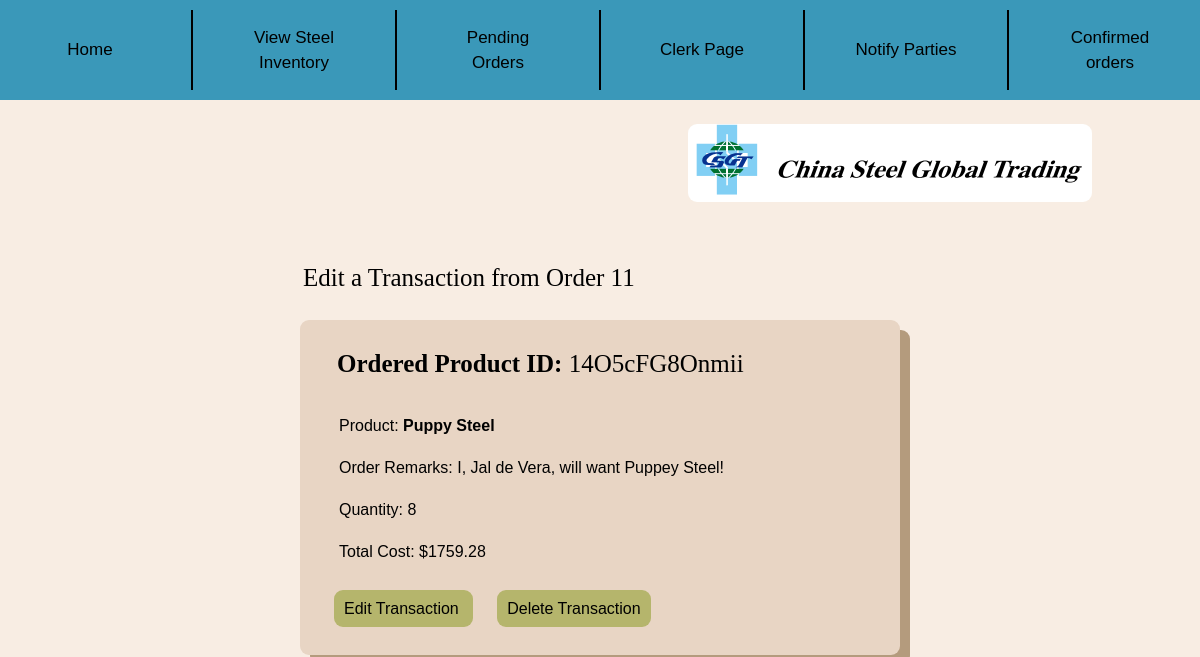
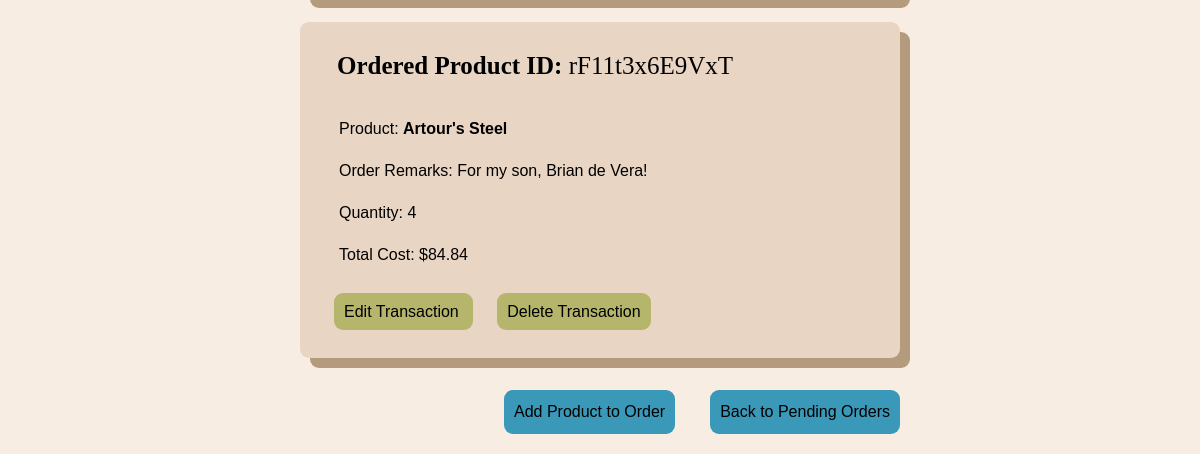
Before: /UnfinishedTransactions/11/ (signed in) with the older database file (2 pictures, top to bottom).
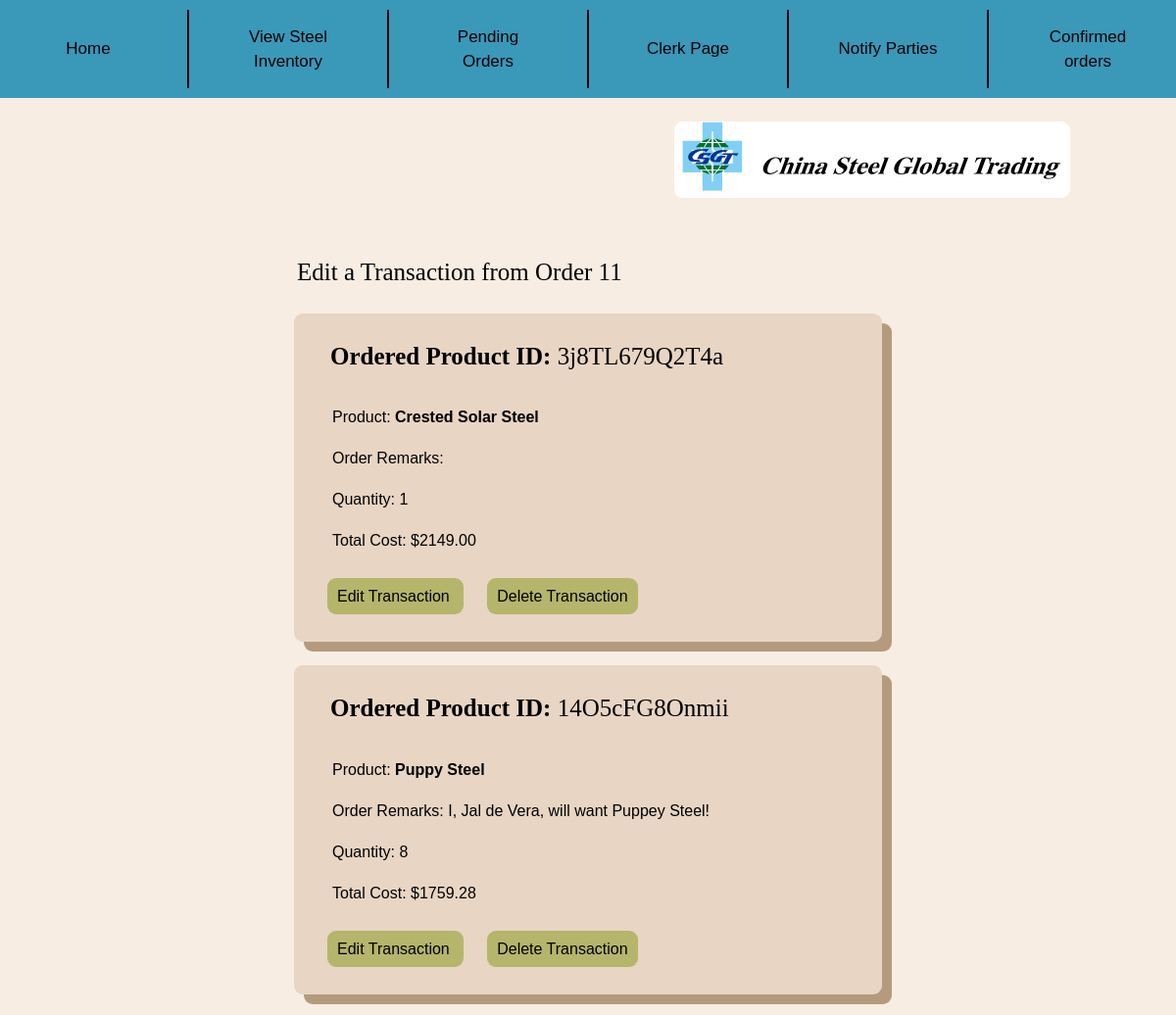
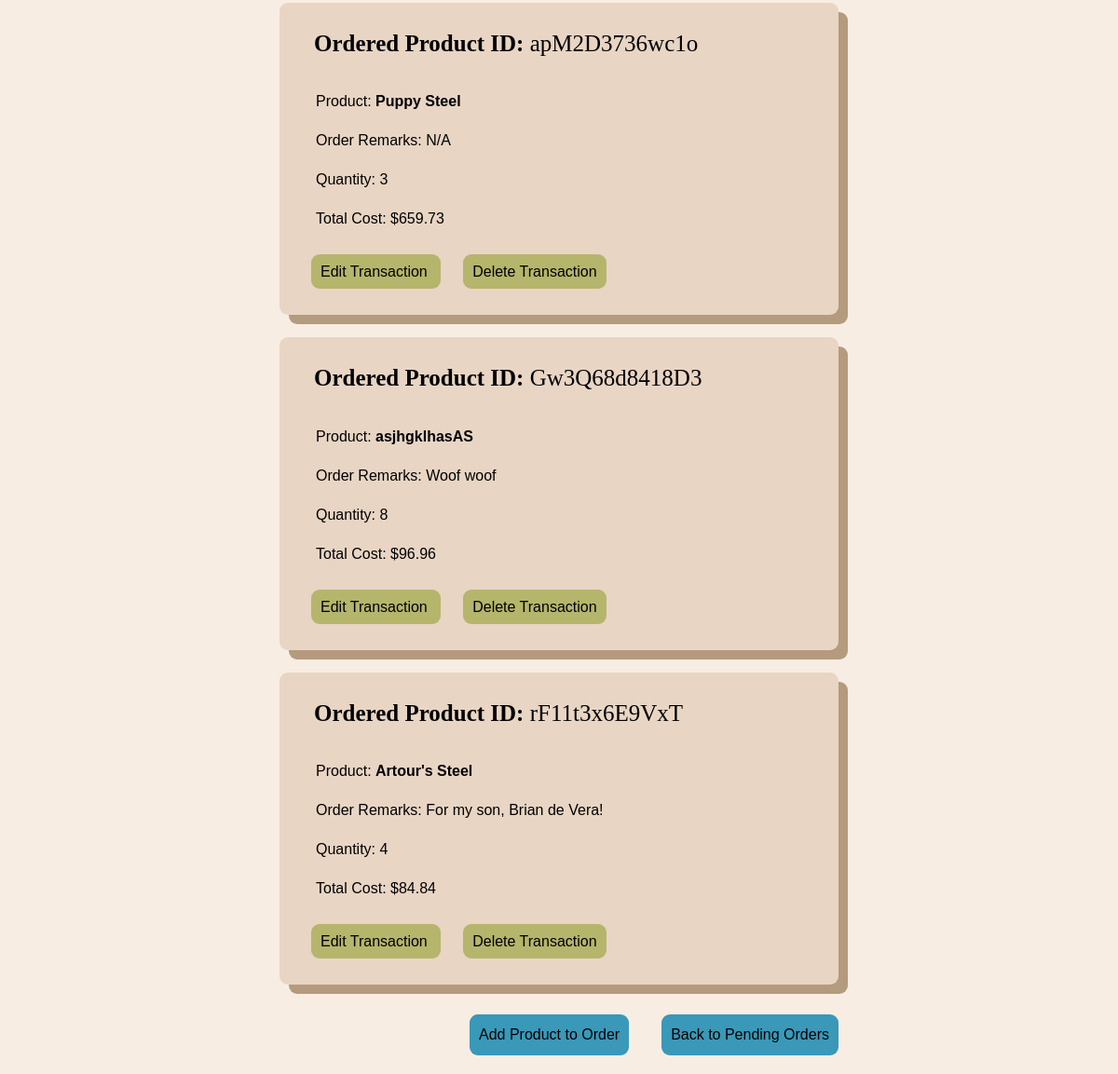
After: the same page with the newer database file (2 pictures, top to bottom).
### Inventory/models.py (models this page shows, shortened)
class OrderedProduct(models.Model):
    remarks = models.CharField(max_length=200)
    quantity = models.IntegerField(default=0)
    totalcost = models.DecimalField(default=0, validators=[DecimalValidator(10,2)], decimal_places=2, max_digits=10)
    OrderedProductID = models.CharField(default=None, unique=True, max_length=13)
    OrderID = models.ForeignKey(FinalOrder, default=None, on_delete=models.CASCADE)
    Marks = models.ForeignKey(Product, on_delete=models.CASCADE)
    objects = models.Manager()

class Product(models.Model): #Steels, not food
    objects = models.Manager()
    Name = models.CharField(max_length=200, unique=True)
    Image = models.ImageField(default= "images/defproduct.jpg", blank=True, upload_to="images/") #not have image if we dont have one, uploaded to images folder automatically
    Manufacturer = models.CharField(default=None, max_length=100)
    ManuLoc = models.CharField(default=None,max_length=255)
    Color = models.CharField(default=None, max_length=20)
    Status = models.BooleanField(default=True) #Records incase of removed
    Measurement = models.CharField(default=None, max_length=30)
    Description = models.CharField(default=None, max_length=500)
    GrossWeight = models.CharField(default=None, max_length=40)
    Marks = models.CharField(default=None, null=True, max_length=300)
    Length = models.CharField(max_length=20)
    Cost = models.DecimalField(default=0, validators=[DecimalValidator(7,2)], decimal_places=2, max_digits=7) #declared value USD
    Stock = models.BigIntegerField(default=0)
    Contact = models.CharField(max_length=500)

### Inventory/views.py (the view)
# urls.py: path('UnfinishedTransactions/<int:pk>/', views.EditTrans, name='UnfTrans'),
def EditTrans(request, pk):
    condition = ""
    Order = get_object_or_404(FinalOrder, pk=pk)
    Products = OrderedProduct.objects.filter(OrderID = Order).order_by('-totalcost')
    if request.user.is_authenticated:
        error = request.session.get('HM')
        finalorderkey = request.session.get('PK')
        condition = True
        empty = len(Products) == 0
        if error != None:
            array = []
            for item in error.keys():
                if error[item] < 0:
                    array.append((item, error[item]))
            return render(request,'Inventory/cart.html',{
                    'C' : condition,
                    'Products' : Products,
                    'p' : pk,
                    'e' : empty,
                    'array' : array,
                    'orderkey' : finalorderkey
                })
        else:
            return render(request,'Inventory/cart.html',{
                        'C' : condition,
                        'Products' : Products,
                        'p' : pk,
                        'e' : empty
                    })

### Inventory/templates/Inventory/cart.html (shortened to what this page needs)
{% extends 'Inventory/base.html' %}
{% load static %}
    {% block content %}
        <br><br><br>
        {% if e == True %}
            <div class="container">
                <div class="Largetext" style="position: relative;"> No Products for this order yet! </div><br>
                <a class="Button" href="{% url 'Products2' %}" style="margin-bottom: 1vh; position: relative;"> Back to Pending Orders </a><br><br>
            </div>
        {% else %}
                <div class="Largetext" style="margin-left: 24vw;"> Edit a Transaction from Order {{p}} </div>
                {% for o in Products %}
                <div class="container" id="info">
                    <div class="Largetext"> <b>Ordered Product ID:</b> {{o.OrderedProductID}} </div>
                    <div class="bodytext"> Product: <b> {{o.Marks.Name}} </b> </div>
                    <div class="bodytext"> Order Remarks: {{o.remarks}} </div>
                    <div class="bodytext"> Quantity: {{o.quantity}} </div>
                    <div class="bodytext"> Total Cost: ${{o.totalcost}} </div><br>
                    <a class="Button" href="{% url 'editorder' pk=o.pk %}" style="margin-left: 2vw;"> Edit Transaction </a>
                    <a class="Button" href="{% url 'deltrans' pk=o.pk %}" style="margin-left: 2vw;"> Delete Transaction </a>
                    <br><br>
                </div>
                <br>
                {% endfor %}
                <a class="Button" href="{% url 'Products2' %}" style="background-color: #3A98B9; float: right; margin-right: 25vw; margin-top:1vh;  position: relative;"> Back to Pending Orders </a>
                <a class="Button" href="{% url 'addtoorder' pk=p %}" style=" background-color: #3A98B9; float: left; margin-left: 42vw; margin-top:1vh; position: relative;"> Add Product to Order </a>
                <br>
        {% endif %}
    <br><br>
    {% endblock %}

Changed rows visible on the page:
added OrderedProduct: OrderedProductID "3j8TL679Q2T4a", Marks.Name "Crested Solar Steel", quantity "1", totalcost "2149.00"
added OrderedProduct: OrderedProductID "apM2D3736wc1o", Marks.Name "Puppy Steel", remarks "N/A", quantity "3", totalcost "659.73"
added OrderedProduct: OrderedProductID "Gw3Q68d8418D3", Marks.Name "asjhgklhasAS", remarks "Woof woof", quantity "8", totalcost "96.96"
